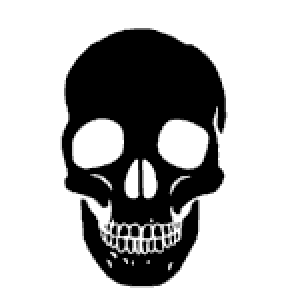
#> input picture gif/4.gif, 148 x 148 px (shown 2 times larger)
$ python -i convert.py   (imports and definitions only)
#> lines starting #> are read from the running program, lines starting #| are printed output that depends on the picture
# this is convert , no run code
import os, time, shutil
from main import chars, color, gif_path

try:
    from PIL import Image
except ImportError:
    import pip
    pip.main(['install', 'Pillow'])
    from PIL import Image

# Hàm làm sạch Terminal
def clear():
    #os.system('clear||cls')
    print('\033[2J\033[H', end='')

# Hàm resize ảnh
# [43 lines left out: functions resize, to_ascii, convert, convert_gif, print_char, not called in this run]

>>> result = convert_gif('gif/4.gif')
#> in convert_gif, gif is the input picture: PIL image 148x148 P; min 0, max 255, mean 180.3
#> the loop in convert_gif, `while True:` made 1 pass
#> pass 1, in resize, `resized_image = image.resize((re_width, re_height))`:
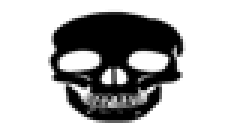
#> resized_image: PIL image 80x42 RGBA (shown 3 times larger); mean R, G, B, A 180.4, 180.4, 180.4, 255
#> (the run stopped early here; a loop or call above may not have finished)
